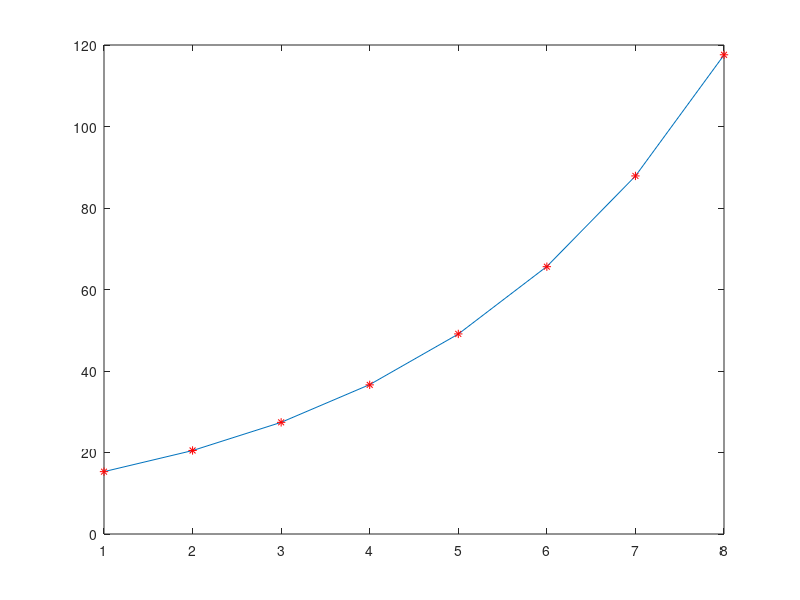

Source code (MATLAB):
clear
clc

x=1:8;
y=[15.3, 20.5, 27.4, 36.6, 49.1, 65.6, 87.87, 117.6];
y1=log(y);
P=polyfit(x,y1,1);
yout=exp(P(2))*exp(P(1)*x);
plot(x,yout,x,y,'r*')